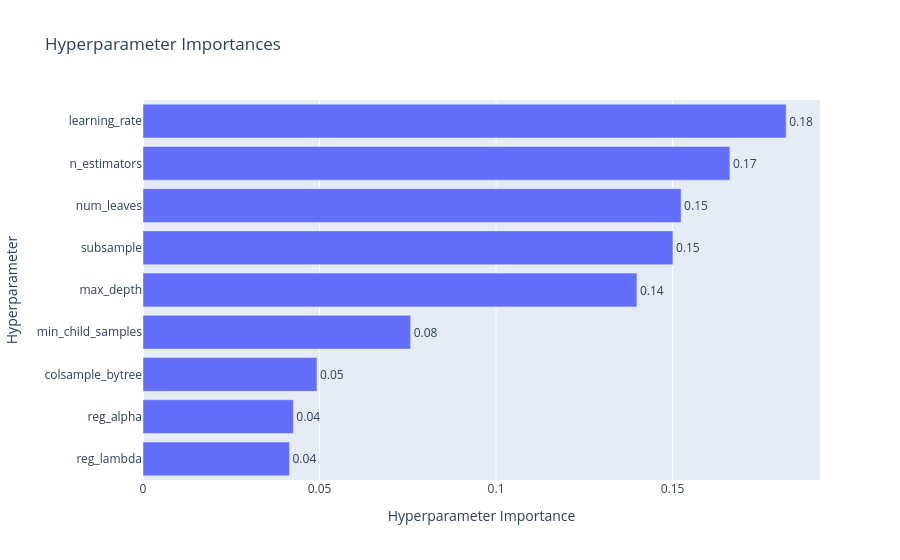
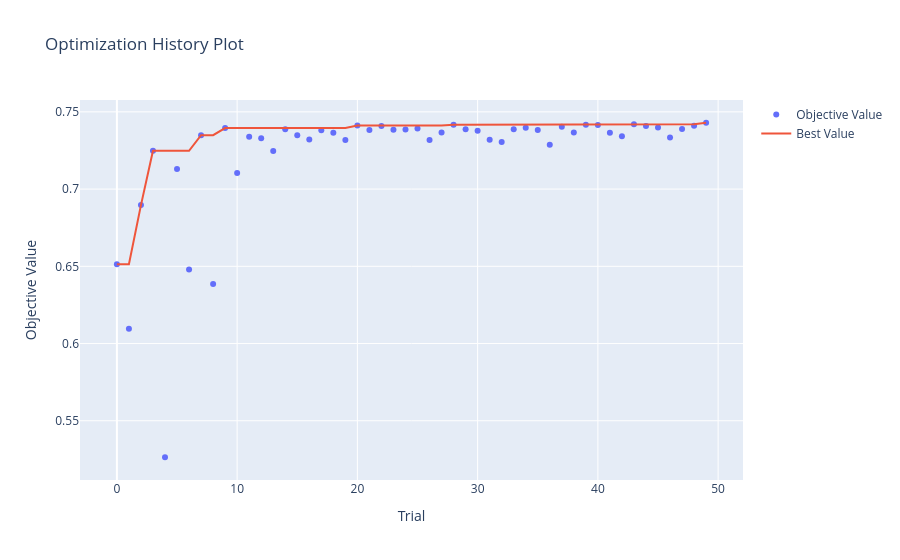

Notebook cell for these charts, in order:
### Code cell
run_optuna_experiment()

### Figure 1 — Plotly figure (JSON) as saved in the notebook; plotly's stock layout.template omitted (floating-point values rounded to 4 significant figures)
{"data": [{"cliponaxis": false, "hovertemplate": ["reg_lambda (FloatDistribution): 0.04149815274189984<extra></extra>", "reg_alpha (FloatDistribution): 0.04259098422763841<extra></extra>", "colsample_bytree (FloatDistribution): 0.049269991831097634<extra></extra>", "min_child_samples (IntDistribution): 0.07580478567462283<extra></extra>", "max_depth (IntDistribution): 0.13990457793275296<extra></extra>", "subsample (FloatDistribution): 0.15010318817050727<extra></extra>", "num_leaves (IntDistribution): 0.15241972117188485<extra></extra>", "n_estimators (IntDistribution): 0.1662378552969633<extra></extra>", "learning_rate (FloatDistribution): 0.18217074295263283<extra></extra>"], "name": "Objective Value", "orientation": "h", "text": ["0.04", "0.04", "0.05", "0.08", "0.14", "0.15", "0.15", "0.17", "0.18"], "textposition": "outside", "type": "bar", "x": [0.0415, 0.04259, 0.04927, 0.0758, 0.1399, 0.1501, 0.1524, 0.1662, 0.1822], "y": ["reg_lambda", "reg_alpha", "colsample_bytree", "min_child_samples", "max_depth", "subsample", "num_leaves", "n_estimators", "learning_rate"]}], "layout": {"title": {"text": "Hyperparameter Importances"}, "xaxis": {"title": {"text": "Hyperparameter Importance"}}, "yaxis": {"title": {"text": "Hyperparameter"}}}}

### Figure 2 — Plotly figure (JSON) as saved in the notebook; plotly's stock layout.template omitted (floating-point values rounded to 4 significant figures)
{"data": [{"mode": "markers", "name": "Objective Value", "type": "scatter", "x": [0, 1, 2, 3, 4, 5, 6, 7, 8, 9, 10, 11, 12, 13, 14, 15, 16, 17, 18, 19, 20, 21, 22, 23, 24, 25, 26, 27, 28, 29, 30, 31, 32, 33, 34, 35, 36, 37, 38, 39, 40, 41, 42, 43, 44, 45, 46, 47, 48, 49], "y": [0.6513, 0.6096, 0.6896, 0.7248, 0.5264, 0.7129, 0.6479, 0.7349, 0.6386, 0.7395, 0.7104, 0.7338, 0.7329, 0.7247, 0.7387, 0.7349, 0.7322, 0.738, 0.7364, 0.7318, 0.7412, 0.7383, 0.7408, 0.7384, 0.7386, 0.7393, 0.7318, 0.7367, 0.7417, 0.7387, 0.7378, 0.7319, 0.7305, 0.7387, 0.7397, 0.7383, 0.7288, 0.7404, 0.7367, 0.7416, 0.7414, 0.7365, 0.7342, 0.742, 0.7408, 0.7398, 0.7334, 0.7389, 0.741, 0.7429]}, {"mode": "lines", "name": "Best Value", "type": "scatter", "x": [0, 1, 2, 3, 4, 5, 6, 7, 8, 9, 10, 11, 12, 13, 14, 15, 16, 17, 18, 19, 20, 21, 22, 23, 24, 25, 26, 27, 28, 29, 30, 31, 32, 33, 34, 35, 36, 37, 38, 39, 40, 41, 42, 43, 44, 45, 46, 47, 48, 49], "y": [0.6513, 0.6513, 0.6896, 0.7248, 0.7248, 0.7248, 0.7248, 0.7349, 0.7349, 0.7395, 0.7395, 0.7395, 0.7395, 0.7395, 0.7395, 0.7395, 0.7395, 0.7395, 0.7395, 0.7395, 0.7412, 0.7412, 0.7412, 0.7412, 0.7412, 0.7412, 0.7412, 0.7412, 0.7417, 0.7417, 0.7417, 0.7417, 0.7417, 0.7417, 0.7417, 0.7417, 0.7417, 0.7417, 0.7417, 0.7417, 0.7417, 0.7417, 0.7417, 0.742, 0.742, 0.742, 0.742, 0.742, 0.742, 0.7429]}, {"marker": {"color": "#cccccc"}, "mode": "markers", "name": "Infeasible Trial", "showlegend": false, "type": "scatter", "x": [], "y": []}], "layout": {"title": {"text": "Optimization History Plot"}, "xaxis": {"title": {"text": "Trial"}}, "yaxis": {"title": {"text": "Objective Value"}}}}
